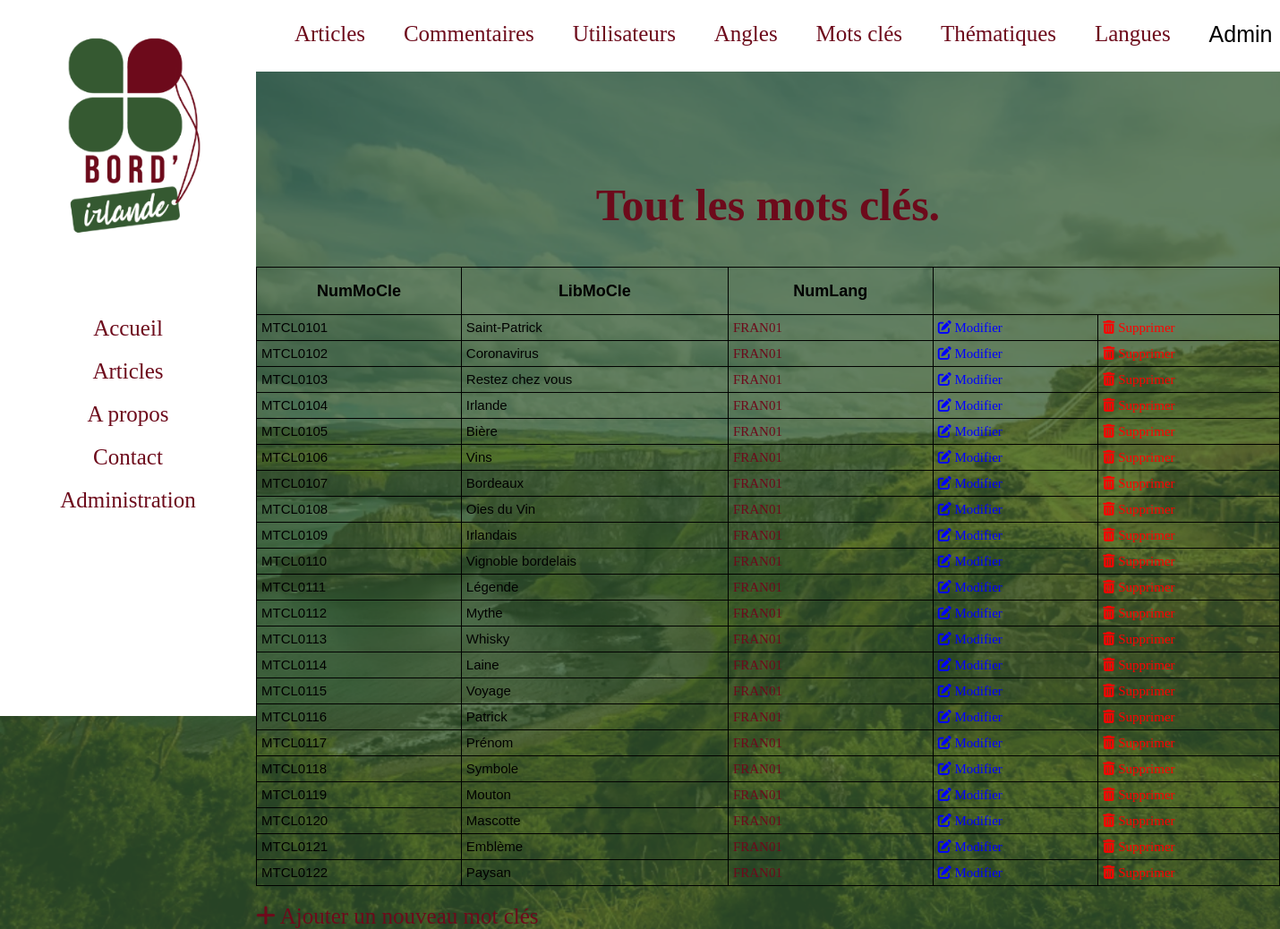
The app's page /mots_cles/index.php (signed in) with its own data.
### tables this page shows
CREATE TABLE IF NOT EXISTS `motcle` (
  `NumMoCle` char(8) NOT NULL,
  `LibMoCle` char(30) DEFAULT NULL,
  `NumLang` char(8) NOT NULL,
  PRIMARY KEY (`NumMoCle`),
  KEY `MOTCLE_FK` (`NumMoCle`),
  KEY `FK_ASSOCIATION_5` (`NumLang`)
);

### mots_cles/index.php (the view, shortened to what this page needs)
<?php
    include '../assets/php/connect_PDO.php';
?>
<!DOCTYPE html>
<html>
    <head>
		<link rel="stylesheet" href="../assets/css/style.css" />
    </head>
    <body>
        <?php include '../assets/php/menuInAdminShow.php'; ?>
        <div class="thematiques">
            <?php include '../assets/php/menuAdmin.php'; ?>
            <h1>Tout les mots clés.</h1>
            <table>
                <thead>
                    <tr>
                        <th>NumMoCle</th>
                        <th>LibMoCle</th>
                        <th>NumLang</th>
                    </tr>
                </thead>
                <tbody>
                <?php
                    $req = $bdd->query('SELECT * FROM motcle ORDER BY NumMoCle');
                    while ($donnees = $req->fetch())
                    {
                ?>
                    <tr>
                        <td><?php echo $donnees['NumMoCle'];?></td>
                        <td><?php echo $donnees['LibMoCle'];?></td>
                        <td><a href="../langues/index.php"><?php echo $donnees['NumLang'];?></a></td>
                        <td><a href="update.php?id=<?php echo $donnees['NumMoCle'];?>" class="modified_link"><i class="fas fa-edit"></i> Modifier</a></td>
                        <td><a href="delete.php?id=<?php echo $donnees['NumMoCle'];?>" class="delete_link" data-id="<?php echo $donnees['NumMoCle']; ?>"><i class="fas fa-trash-alt"></i> Supprimer</a></td>
                    </tr>
                    <?php
                        }
                    ?>
                </tbody>
            </table>
            <a href="new.php" class="add"><i class="fas fa-plus"></i> Ajouter un nouveau mot clés</a>
        </div>
    </body>
</html>

### assets/css/style.css (style rules this page uses)
body { display: flex; margin: 0px; background-image: url("../images/image_2.png"); background-repeat: no-repeat; background-attachment: fixed; background-color: #345831; background-size: cover; width: 100vw; height: 100vh; }
.thematiques { display: flex; flex-direction: column; margin-left: 20vw; }
.thematiques h1 { font-family: 'Bebas Neue', cursive; color: #6D0A1B; text-align: center; font-size: 50px; padding-top: 10vh; margin: 0px; margin-top: 5vh; }
.thematiques a { text-decoration: none; font-family: 'Bebas Neue', cursive; color: #355931; }
.thematiques table { border-collapse: collapse; color: black; font-family: 'Helvetica', sans-serif; font-weight: 400; font-size: 15px; width: 100%; margin-top: 5vh; }
.thematiques table, th, td { border: 1px solid black; }
.thematiques th { height: 50px; font-size: 18px; min-width: 100px; }
.thematiques td { vertical-align: top; padding: 5px; }
.thematiques a { color: #6D0A1B; }
.thematiques .modified_link { color: blue; }
.thematiques .delete_link { color: red; }
.thematiques .add { font-size: 25px; margin-top: 20px; }

### records on screen
motcle: NumMoCle "MTCL0101", LibMoCle "Saint-Patrick", NumLang "FRAN01"
motcle: NumMoCle "MTCL0102", LibMoCle "Coronavirus", NumLang "FRAN01"
motcle: NumMoCle "MTCL0103", LibMoCle "Restez chez vous", NumLang "FRAN01"
motcle: NumMoCle "MTCL0104", LibMoCle "Irlande", NumLang "FRAN01"
motcle: NumMoCle "MTCL0105", LibMoCle "Bière", NumLang "FRAN01"
motcle: NumMoCle "MTCL0106", LibMoCle "Vins", NumLang "FRAN01"
motcle: NumMoCle "MTCL0107", LibMoCle "Bordeaux", NumLang "FRAN01"
motcle: NumMoCle "MTCL0108", LibMoCle "Oies du Vin", NumLang "FRAN01"
motcle: NumMoCle "MTCL0109", LibMoCle "Irlandais", NumLang "FRAN01"
motcle: NumMoCle "MTCL0110", LibMoCle "Vignoble bordelais", NumLang "FRAN01"
motcle: NumMoCle "MTCL0111", LibMoCle "Légende", NumLang "FRAN01"
motcle: NumMoCle "MTCL0112", LibMoCle "Mythe", NumLang "FRAN01"
motcle: NumMoCle "MTCL0113", LibMoCle "Whisky", NumLang "FRAN01"
motcle: NumMoCle "MTCL0114", LibMoCle "Laine", NumLang "FRAN01"
motcle: NumMoCle "MTCL0115", LibMoCle "Voyage", NumLang "FRAN01"
motcle: NumMoCle "MTCL0116", LibMoCle "Patrick", NumLang "FRAN01"
motcle: NumMoCle "MTCL0117", LibMoCle "Prénom", NumLang "FRAN01"
motcle: NumMoCle "MTCL0118", LibMoCle "Symbole", NumLang "FRAN01"
motcle: NumMoCle "MTCL0119", LibMoCle "Mouton", NumLang "FRAN01"
motcle: NumMoCle "MTCL0120", LibMoCle "Mascotte", NumLang "FRAN01"
motcle: NumMoCle "MTCL0121", LibMoCle "Emblème", NumLang "FRAN01"
motcle: NumMoCle "MTCL0122", LibMoCle "Paysan", NumLang "FRAN01"

### other values on screen
$_SESSION['login'] "Admin"
